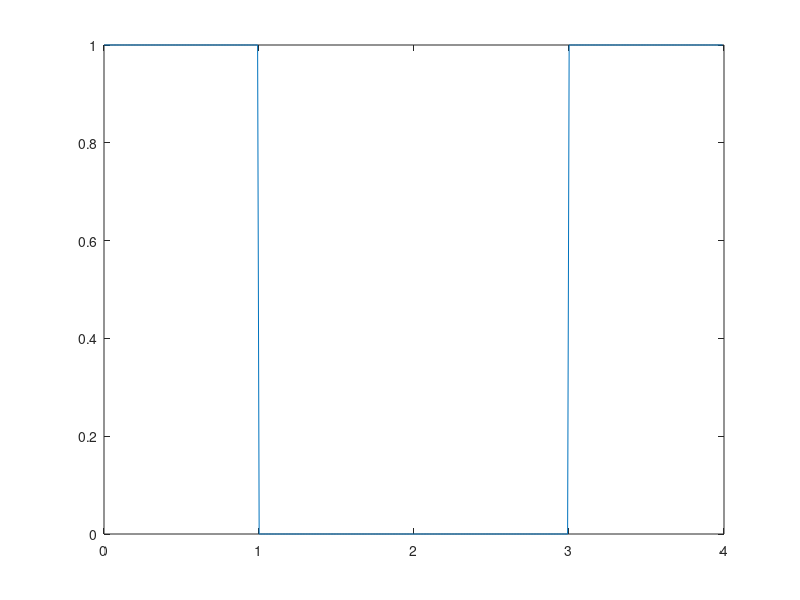

This chart was generated by the following MATLAB code: (Note: this script raises an error after producing the figure.)
%%------------------------------------------------------------------------------
% Name        : EE321_Project_3.m
% Author(s)   : Kyle Bielby, Chris Lloyd, Stephen Epp, Philip Hubbe
% Class       : EE321 (Project 3)
% Due Date    : 2020-10-23
% Description : Calculating Error in Fourier Series Depending on the number of 
%               terms used.
% ------------------------------------------------------------------------------

% Clear the workspace and console
clear; clc;

% x1(t) for T=4
t = 0.001:0.01:4;
x = 1*((t<=1)|((t>=3)&(t<=4)));

% Plot x1(t)
plot(t, x);

% Calculate mean squared error (MSE) for x and xhat
mse(N) = mean((x - xhat).^2);
